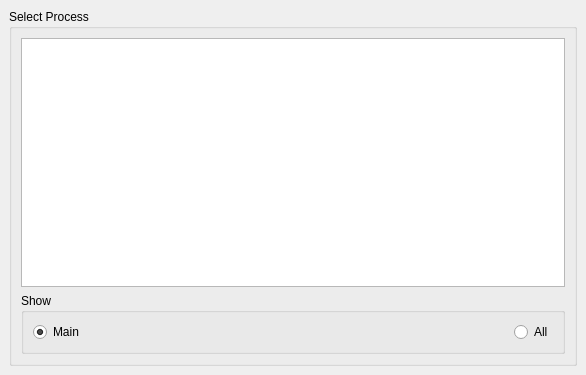
<?xml version="1.0" encoding="UTF-8"?>
<ui version="4.0">
 <class>OP</class>
 <widget class="QMainWindow" name="OP">
  <property name="windowModality">
   <enum>Qt::ApplicationModal</enum>
  </property>
  <property name="geometry">
   <rect>
    <x>0</x>
    <y>0</y>
    <width>586</width>
    <height>375</height>
   </rect>
  </property>
  <property name="windowTitle">
   <string>Open Process</string>
  </property>
  <widget class="QWidget" name="centralwidget">
   <layout class="QGridLayout" name="gridLayout">
    <item row="0" column="0">
     <widget class="QGroupBox" name="grB">
      <property name="title">
       <string>Select Process</string>
      </property>
      <property name="alignment">
       <set>Qt::AlignLeading|Qt::AlignLeft|Qt::AlignTop</set>
      </property>
      <property name="flat">
       <bool>false</bool>
      </property>
      <property name="checkable">
       <bool>false</bool>
      </property>
      <layout class="QGridLayout" name="gridLayout_2">
       <item row="1" column="0">
        <widget class="QGroupBox" name="gB2">
         <property name="minimumSize">
          <size>
           <width>0</width>
           <height>40</height>
          </size>
         </property>
         <property name="title">
          <string>Show</string>
         </property>
         <layout class="QHBoxLayout" name="horizontalLayout">
          <item>
           <widget class="QRadioButton" name="rb0">
            <property name="text">
             <string>Main</string>
            </property>
            <property name="checked">
             <bool>true</bool>
            </property>
           </widget>
          </item>
          <item>
           <spacer name="horizontalSpacer">
            <property name="orientation">
             <enum>Qt::Horizontal</enum>
            </property>
            <property name="sizeHint" stdset="0">
             <size>
              <width>429</width>
              <height>20</height>
             </size>
            </property>
           </spacer>
          </item>
          <item>
           <widget class="QRadioButton" name="radioButton">
            <property name="text">
             <string>All</string>
            </property>
           </widget>
          </item>
         </layout>
        </widget>
       </item>
       <item row="0" column="0">
        <widget class="QTreeView" name="tv">
         <attribute name="headerShowSortIndicator" stdset="0">
          <bool>true</bool>
         </attribute>
        </widget>
       </item>
      </layout>
     </widget>
    </item>
   </layout>
  </widget>
 </widget>
 <resources/>
 <connections/>
</ui>
